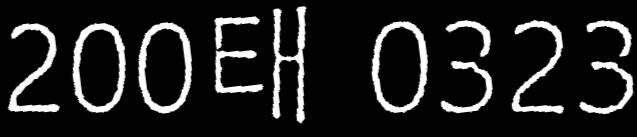
#> input picture jucha_17/client/results/2_plate_candidate_0.jpg, 637 x 137 px
$ python -i plate_reader.py   (imports and definitions only)
#> lines starting #> are read from the running program, lines starting #| are printed output that depends on the picture; after the words box and inside, x2 and y2 are one past the last pixel; in counts of white or black regions, pixels touching at a corner belong together
import cv2
import numpy as np
import pytesseract
import os
from send_to_server import send_plate_text
from time import sleep

# 디버그 이미지 저장 폴더
# [1 line not run here, left out]

# 번호판 후보 조건
MIN_AREA = 210
MIN_WIDTH, MIN_HEIGHT = 8, 16
MIN_RATIO, MAX_RATIO = 0.4, 1.0
MAX_DIAG_MULTIPLYER = 4
MAX_ANGLE_DIFF = 12.0
MAX_AREA_DIFF = 0.25
MAX_WIDTH_DIFF = 0.6
MAX_HEIGHT_DIFF = 0.15
MIN_N_MATCHED = 7
PLATE_WIDTH_PADDING = 1.55
PLATE_HEIGHT_PADDING = 1.5
MIN_PLATE_RATIO = 3
MAX_PLATE_RATIO = 10

def find_chars(contour_list):
    matched_result_idx = []

    for d1 in contour_list:
        matched_contours_idx = []
        for d2 in contour_list:
            if d1['idx'] == d2['idx']:
                continue
            dx = abs(d1['cx'] - d2['cx'])
            dy = abs(d1['cy'] - d2['cy'])
            diagonal_length1 = np.sqrt(d1['w']**2 + d1['h']**2)
            distance = np.linalg.norm(np.array([d1['cx'], d1['cy']]) - np.array([d2['cx'], d2['cy']]))
            if dx == 0:
                angle_diff = 90
            else:
                angle_diff = np.degrees(np.arctan(dy / dx))
            area_diff = abs(d1['w']*d1['h'] - d2['w']*d2['h']) / (d1['w']*d1['h'])
            width_diff = abs(d1['w'] - d2['w']) / d1['w']
            height_diff = abs(d1['h'] - d2['h']) / d1['h']

            if distance < diagonal_length1 * MAX_DIAG_MULTIPLYER and angle_diff < MAX_ANGLE_DIFF and \
               area_diff < MAX_AREA_DIFF and width_diff < MAX_WIDTH_DIFF and height_diff < MAX_HEIGHT_DIFF:
                matched_contours_idx.append(d2['idx'])

        matched_contours_idx.append(d1['idx'])

        if len(matched_contours_idx) < MIN_N_MATCHED:
            continue

        matched_result_idx.append(matched_contours_idx)

        unmatched_contour_idx = [d['idx'] for d in contour_list if d['idx'] not in matched_contours_idx]
        unmatched_contour = [d for d in contour_list if d['idx'] in unmatched_contour_idx]

        recursive = find_chars(unmatched_contour)
        matched_result_idx.extend(recursive)
        break

    return matched_result_idx

def read_plate(img_path):
#> called with img_path = 'results/2_plate_candidate_0.jpg'
    print(f"[PlateReader] Reading plate from {img_path}")
    img_ori = cv2.imread(img_path)
#> img_ori is the input picture: shape (137, 637, 3); min 0, max 255, mean 32.7
    if img_ori is None:
        print("[PlateReader] Image not found.")
        return ""

    height, width, _ = img_ori.shape
#> height = 137; width = 637
    gray = cv2.cvtColor(img_ori, cv2.COLOR_BGR2GRAY)
    blurred = cv2.GaussianBlur(gray, ksize=(5, 5), sigmaX=0)
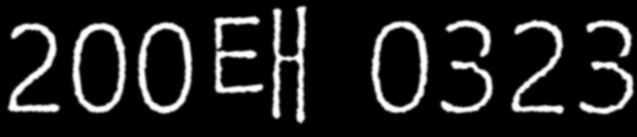
#> blurred: shape (137, 637); min 0, max 255, mean 32.7
    img_thresh = cv2.adaptiveThreshold(blurred, 255, cv2.ADAPTIVE_THRESH_GAUSSIAN_C,
                                       cv2.THRESH_BINARY_INV, 19, 9)
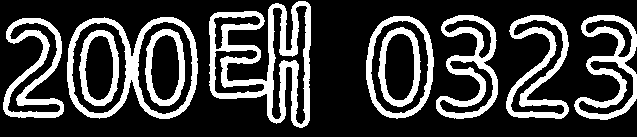
#> img_thresh: shape (137, 637); 25.1% white; 10 white regions
    cv2.imwrite('results/1_thresh.jpg', img_thresh)

    contours, _ = cv2.findContours(img_thresh, cv2.RETR_LIST, cv2.CHAIN_APPROX_SIMPLE)
#> contours = 25 contours; largest, box (x1, y1, x2, y2) and area: (67, 17, 198, 119) 10712, (209, 1, 311, 128) 7520, (366, 16, 434, 119) 5597, (370, 20, 429, 114) 4362, (137, 21, 193, 115) 4142
    contours_dict = []
    for contour in contours:
        x, y, w, h = cv2.boundingRect(contour)
        contours_dict.append({'contour': contour, 'x': x, 'y': y, 'w': w, 'h': h,
                              'cx': x + w/2, 'cy': y + h/2})
#> this loop made 25 passes
#> (x, y, w, h) on passes 1 to 12: (578, 60, 56, 55), (439, 60, 55, 54), (214, 49, 51, 45), (84, 35, 30, 66), (150, 34, 30, 67), (384, 33, 31, 68), (79, 30, 40, 76), (145, 29, 40, 77), (378, 27, 43, 80), (71, 22, 56, 92), (7, 22, 54, 91), (137, 21, 56, 94)
#> after the loop, contours_dict = 25 items

    possible_contours = []
    cnt = 0
    for d in contours_dict:
        area = d['w'] * d['h']
        ratio = d['w'] / d['h']
        if area > MIN_AREA and d['w'] > MIN_WIDTH and d['h'] > MIN_HEIGHT and MIN_RATIO < ratio < MAX_RATIO:
            d['idx'] = cnt
            cnt += 1
            possible_contours.append(d)
#> this loop made 25 passes
#> (area, ratio) on passes 1 to 12: (3080, 1.02), (2970, 1.02), (2295, 1.13), (1980, 0.455), (2010, 0.448), (2108, 0.456), (3040, 0.526), (3080, 0.519), (3440, 0.537), (5152, 0.609), (4914, 0.593), (5264, 0.596)
#> after the loop, cnt = 17; possible_contours = 17 items

    result_idx = find_chars(possible_contours)
#> the loop in find_chars, `for d1 in contour_list:` made 9 passes
#> unmatched_contour_idx on pass 9: [0, 1, 2, 3, 4, 5, 12, 13, 16]
#> after the loop in find_chars, `for d1 in contour_list:`: matched_result_idx = [[6, 7, 9, 10, 11, 14, 15, 8]]
#> result_idx = [[6, 7, 9, 10, 11, 14, 15, 8]]
    matched_result = []
    for idx_list in result_idx:
        group = [possible_contours[i] for i in idx_list if i < len(possible_contours)]
        if group:
            matched_result.append(group)
#> this loop made 1 pass
#> after the loop, matched_result = 1 item

    for i, matched_chars in enumerate(matched_result):
        sorted_chars = sorted(matched_chars, key=lambda x: x['cx'])
        plate_cx = (sorted_chars[0]['cx'] + sorted_chars[-1]['cx']) / 2
        plate_cy = (sorted_chars[0]['cy'] + sorted_chars[-1]['cy']) / 2
        plate_width = (sorted_chars[-1]['x'] + sorted_chars[-1]['w'] - sorted_chars[0]['x']) * PLATE_WIDTH_PADDING
        sum_height = sum(d['h'] for d in sorted_chars)
        plate_height = int(sum_height / len(sorted_chars) * PLATE_HEIGHT_PADDING)
        triangle_height = sorted_chars[-1]['cy'] - sorted_chars[0]['cy']
        triangle_hypotenus = np.linalg.norm(
            np.array([sorted_chars[0]['cx'], sorted_chars[0]['cy']]) -
            np.array([sorted_chars[-1]['cx'], sorted_chars[-1]['cy']]))
        angle = np.degrees(np.arcsin(triangle_height / triangle_hypotenus))
        rotation_matrix = cv2.getRotationMatrix2D((plate_cx, plate_cy), angle, 1.0)
        img_rotated = cv2.warpAffine(img_thresh, rotation_matrix, (width, height))
        img_cropped = cv2.getRectSubPix(img_rotated, (int(plate_width), int(plate_height)), (plate_cx, plate_cy))
        cv2.imwrite(f'results/2_plate_candidate_{i}.jpg', img_cropped)

        img_result = cv2.resize(img_cropped, dsize=(0, 0), fx=1.6, fy=1.6)
        _, img_result = cv2.threshold(img_result, 0, 255, cv2.THRESH_BINARY | cv2.THRESH_OTSU)
        img_result = cv2.copyMakeBorder(img_result, 10, 10, 10, 10, cv2.BORDER_CONSTANT, value=(0, 0, 0))
        cv2.imwrite(f'results/3_ocr_input_{i}.jpg', img_result)

        chars = pytesseract.image_to_string(img_result, lang='kor', config='--psm 7 --oem 3')
        result_chars = ''
        has_digit = False
        for c in chars:
            if ord('가') <= ord(c) <= ord('힣') or c.isdigit():
                if c.isdigit():
                    has_digit = True
                result_chars += c

        if has_digit and len(result_chars) >= 4:
            print(f"[PlateReader] Plate detected: {result_chars}")
            send_plate_text(result_chars)
            sleep(10)  # 10초 대기
            return result_chars
#> this loop made 1 pass
#> (plate_cx, plate_cy, plate_width, sum_height, plate_height, triangle_height, triangle_hypotenus, angle) on pass 1: (285.5, 67.5, 877.3, 775, 145, -1, 504, -0.114)
#> pass 1, in read_plate, `img_rotated = cv2.warpAffine(img_thresh, rotation_matrix, (width, heig..`:
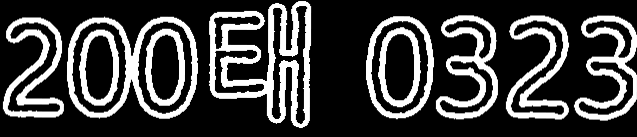
#> img_rotated: shape (137, 637); min 0, max 255, mean 64
#> pass 1, in read_plate, `img_cropped = cv2.getRectSubPix(img_rotated, (int(plate_width), int(pl..`:
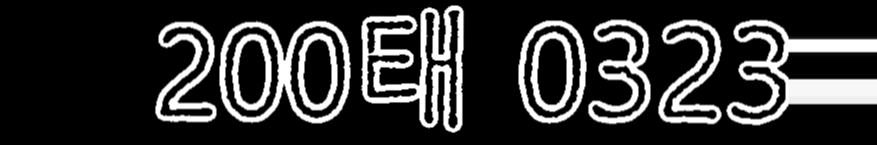
#> img_cropped: shape (145, 877); min 0, max 255, mean 50.5
#> pass 1, in read_plate, `img_result = cv2.resize(img_cropped, dsize=(0, 0), fx=1.6, fy=1.6)`:
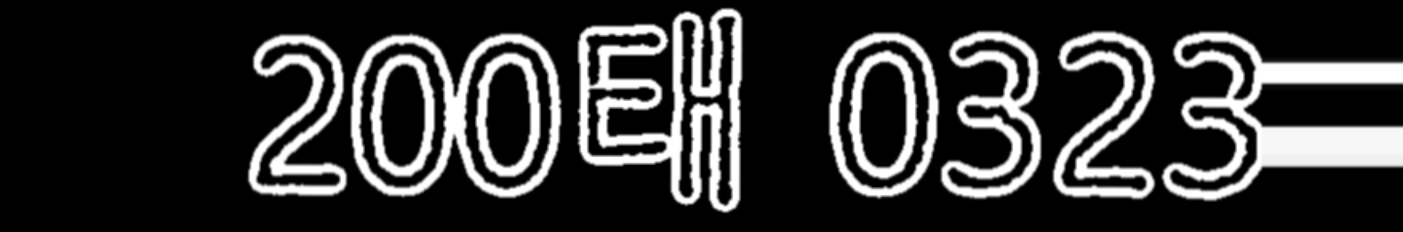
#> img_result: shape (232, 1403); min 0, max 255, mean 50.5
#> pass 1, in read_plate, `_, img_result = cv2.threshold(img_result, 0, 255, cv2.THRESH_BINARY | ..`:
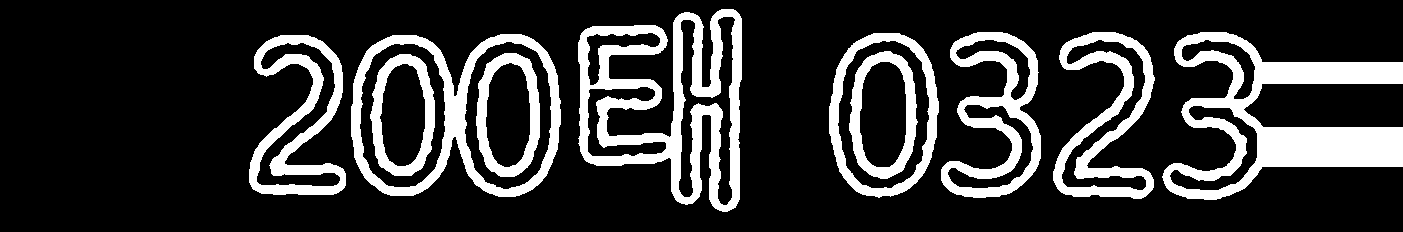
#> img_result: shape (232, 1403); 20.4% white; 10 white regions, largest, box (x1, y1, x2, y2) and area: (1162, 32, 1403, 200) 14760, (578, 9, 742, 212) 13580, (351, 34, 561, 197) 7762
#> after the loop:
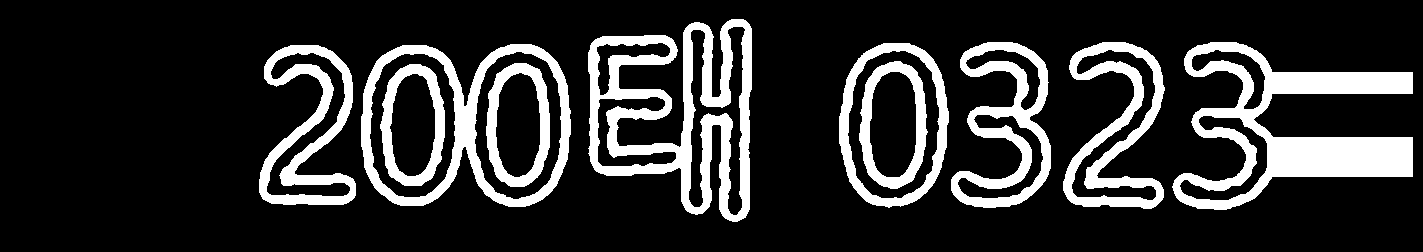
#> img_result: shape (252, 1423); 18.5% white; 10 white regions, largest, box (x1, y1, x2, y2) and area: (1172, 42, 1413, 210) 14760, (588, 19, 752, 222) 13580, (361, 44, 571, 207) 7762

    print("[PlateReader] No plate detected.")
    return ""

#> (the run stopped early here; a loop or call above may not have finished)
